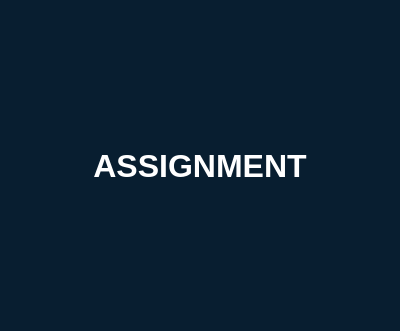
<?xml version="1.0" encoding="UTF-8"?>
<ui version="4.0">
 <class>Assignment</class>
 <widget class="QWidget" name="Assignment">
  <property name="geometry">
   <rect>
    <x>0</x>
    <y>0</y>
    <width>400</width>
    <height>331</height>
   </rect>
  </property>
  <property name="windowTitle">
   <string>Form</string>
  </property>
  <property name="styleSheet">
   <string notr="true">background-color: rgb(8, 30, 48);
border-radius: 10px;</string>
  </property>
  <layout class="QVBoxLayout" name="verticalLayout">
   <property name="spacing">
    <number>9</number>
   </property>
   <property name="leftMargin">
    <number>0</number>
   </property>
   <property name="topMargin">
    <number>0</number>
   </property>
   <property name="rightMargin">
    <number>0</number>
   </property>
   <property name="bottomMargin">
    <number>0</number>
   </property>
   <item>
    <widget class="QLabel" name="label">
     <property name="font">
      <font>
       <pointsize>24</pointsize>
       <weight>75</weight>
       <bold>true</bold>
      </font>
     </property>
     <property name="styleSheet">
      <string notr="true">color: #fff;</string>
     </property>
     <property name="text">
      <string>ASSIGNMENT</string>
     </property>
     <property name="alignment">
      <set>Qt::AlignCenter</set>
     </property>
    </widget>
   </item>
  </layout>
 </widget>
 <resources/>
 <connections/>
</ui>
